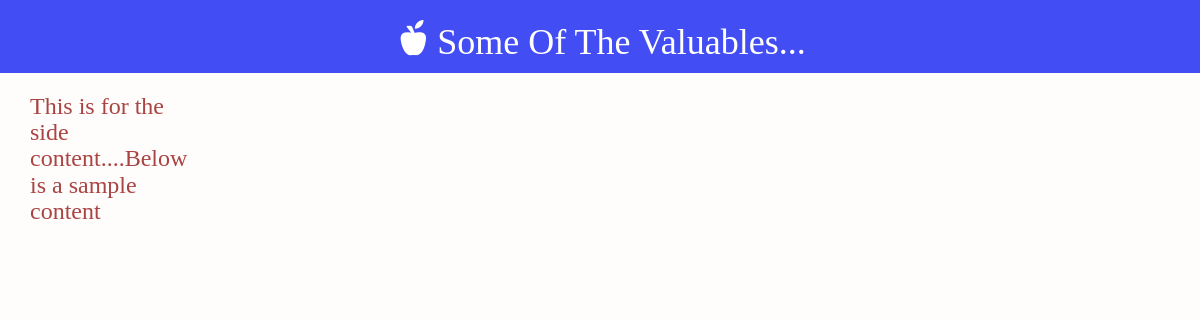
The page /question_option.php on the database as committed earlier.
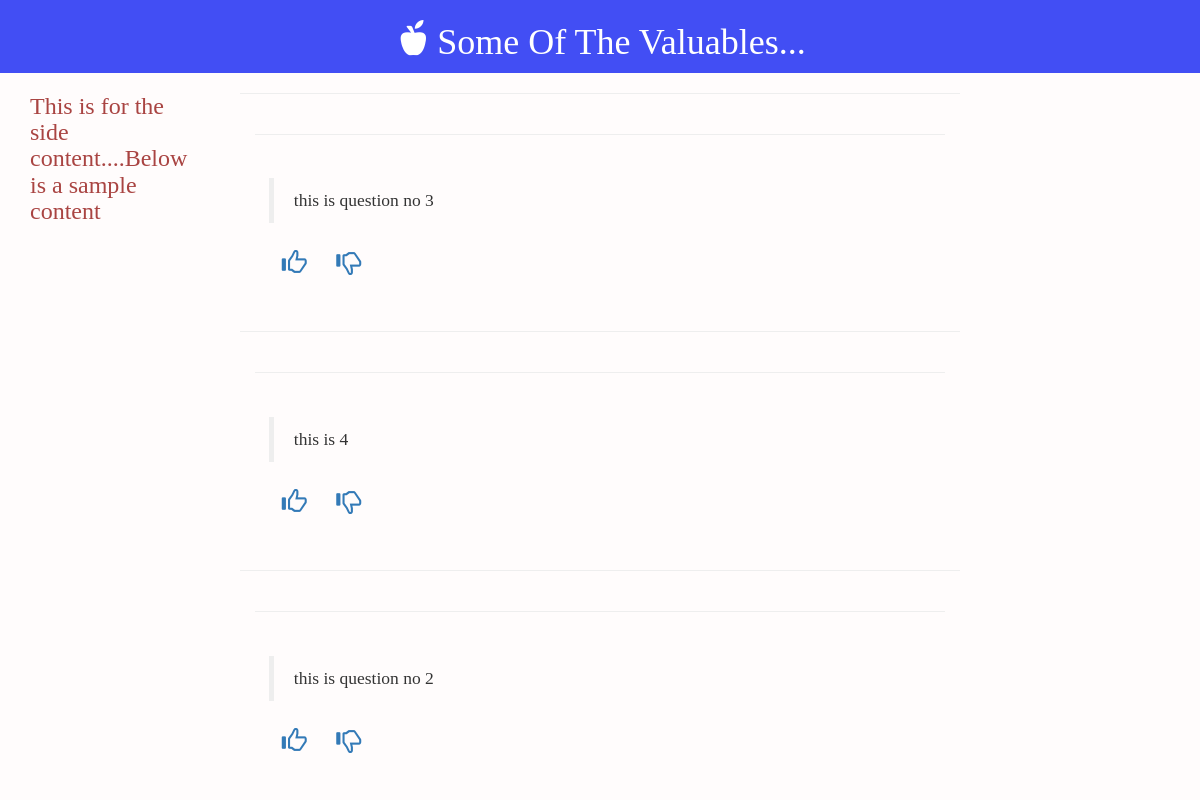
The same page on the database as committed later.
### tables this page shows
CREATE TABLE `question` (
  `question_id` int(11) NOT NULL AUTO_INCREMENT,
  `user_id` int(11) NOT NULL,
  `question` text NOT NULL,
  `upvotes` int(11) NOT NULL,
  `downvotes` int(11) NOT NULL,
  `score` double NOT NULL,
  `reg_time` timestamp NOT NULL DEFAULT CURRENT_TIMESTAMP,
  `question_heading` text,
  `tags` int(2) NOT NULL,
  PRIMARY KEY (`question_id`)
);

### question_option.php (the view, shortened to what this page needs)
<?php
include 'connectuser.php';
$tag_id=$_GET['tag_id'];
$tags=array("Mess","Transport","Academics","Sports","Medical","Others");
?>
<html>
	<head>
		<link href="css/bootstrap.min.css" rel="stylesheet">
	    <link rel="stylesheet" href="https://cdnjs.cloudflare.com/ajax/libs/bootstrap-select/1.7.5/css/bootstrap-select.min.css">
	    <link href="question_display.css" rel="stylesheet">
	</head>
	<body>
		<div id="jumbotron">
			<div class="container">
				</span><h1 id="header_heading"><span class="glyphicon glyphicon-apple" id="logo"></span>Some Of The Valuables...</h1></span>
			</div>
		</div>
		<div class="container">
			<div class="row">
				<div class="col-md-2">
					<h3 class="text-danger"> This is for the side content....Below is a sample content </h3>
				</div>
				<div class="col-md-8" bgcolor="#eee">
				    <?php
				       	$query="SELECT * FROM question
                         WHERE tags='$tag_id'
						 ORDER BY score DESC
						 ";
				         $result=mysqli_query($conn,$query);
				    	while($row=mysqli_fetch_array($result))
					{
						?>
						<div class="container-fluid"><hr id="hr_top">								   <h1><?php echo $tags[$tag_id-1];?></h1>
					   		<div class="container-fluid"><hr id="hr_top">
					   			<div id="card">
									<p>
						   			<blockquote><?php echo $row[2];?></blockquote>
									</p>
							       	<form 	method="post" >
										<div class="form-group">
								       		<button type="submit" class="btn btn-link" name="like-<?php echo $row[0];?>"><span class="glyphicon glyphicon-thumbs-up" id="logo1"></span></button>
								       		<button type="submit" class="btn btn-link" name="dislike-<?php echo $row[0];?>"><span class="glyphicon glyphicon-thumbs-down" id="logo1"></span></button>
							   			</div>
							       	</form>
    							</div>
					   		</div>
                         </div>
					<?php
					}
						?>
				</div>
			</div>
		</div>
	</body>
</html>

### question_display.css (style rules this page uses)
* { font-family: q_serif; }
body { background-color: #fffcfc; }
#logo { font-size: 35px; color: #fff; display: inline-block; margin-right: 8px; }
#jumbotron { text-align: center; background-color: #424ef4; }
#header_heading { color: #fff; }
#card { padding: 2%; }
#hr_top { background-color: #e6eaef; }
#logo1 { font-size: 25px; }

Rows that differ between the two databases and show on the page:
now on this page (row edited): question: question "this is question no 3"
now on this page (row edited): question: question "this is 4"
now on this page (row edited): question: question "this is question no 2"
